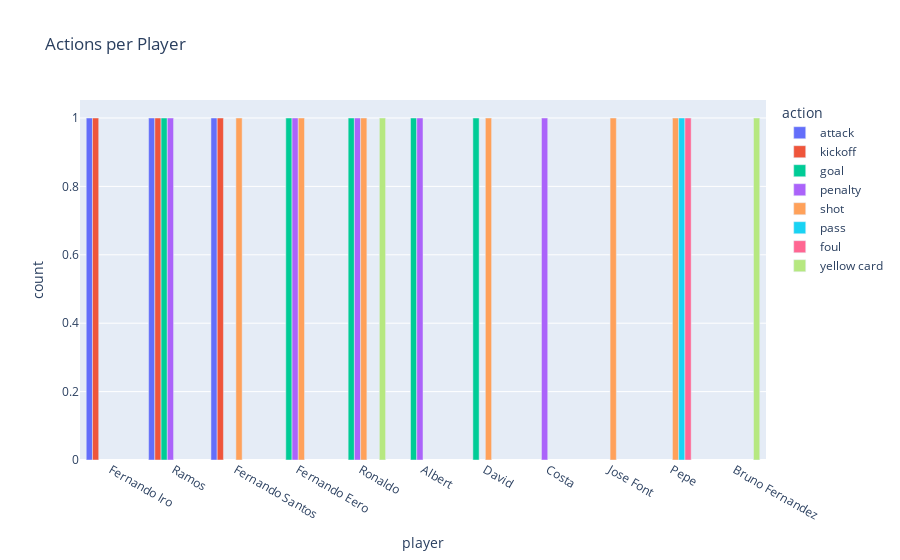

Notebook cell for this chart:
### Code cell
import plotly.express as px

# Count actions per player
action_counts = {}
for event in events:
    player = event['player']
    action = event['action']
    if player not in action_counts:
        action_counts[player] = {}
    if action not in action_counts[player]:
        action_counts[player][action] = 0
    action_counts[player][action] += 1

# Prepare data for Plotly
data = []
for player, actions in action_counts.items():
    for action, count in actions.items():
      data.append({'player': player, 'action': action, 'count': count})

df = px.data.tips()
fig = px.bar(data, x='player', y='count', color='action', barmode='group', title='Actions per Player')

fig.show()

### Figure 1 — Plotly figure (JSON) as saved in the notebook; plotly's stock layout.template omitted (floating-point values rounded to 4 significant figures)
{"data": [{"alignmentgroup": "True", "hovertemplate": "action=attack<br>player=%{x}<br>count=%{y}<extra></extra>", "legendgroup": "attack", "marker": {"color": "#636efa", "pattern": {"shape": ""}}, "name": "attack", "offsetgroup": "attack", "orientation": "v", "showlegend": true, "textposition": "auto", "type": "bar", "x": ["Fernando Iro", "Ramos", "Fernando Santos"], "xaxis": "x", "y": [1, 1, 1], "yaxis": "y"}, {"alignmentgroup": "True", "hovertemplate": "action=kickoff<br>player=%{x}<br>count=%{y}<extra></extra>", "legendgroup": "kickoff", "marker": {"color": "#EF553B", "pattern": {"shape": ""}}, "name": "kickoff", "offsetgroup": "kickoff", "orientation": "v", "showlegend": true, "textposition": "auto", "type": "bar", "x": ["Fernando Iro", "Ramos", "Fernando Santos"], "xaxis": "x", "y": [1, 1, 1], "yaxis": "y"}, {"alignmentgroup": "True", "hovertemplate": "action=goal<br>player=%{x}<br>count=%{y}<extra></extra>", "legendgroup": "goal", "marker": {"color": "#00cc96", "pattern": {"shape": ""}}, "name": "goal", "offsetgroup": "goal", "orientation": "v", "showlegend": true, "textposition": "auto", "type": "bar", "x": ["Ramos", "Fernando Eero", "Ronaldo", "Albert", "David"], "xaxis": "x", "y": [1, 1, 1, 1, 1], "yaxis": "y"}, {"alignmentgroup": "True", "hovertemplate": "action=penalty<br>player=%{x}<br>count=%{y}<extra></extra>", "legendgroup": "penalty", "marker": {"color": "#ab63fa", "pattern": {"shape": ""}}, "name": "penalty", "offsetgroup": "penalty", "orientation": "v", "showlegend": true, "textposition": "auto", "type": "bar", "x": ["Ramos", "Fernando Eero", "Ronaldo", "Albert", "Costa"], "xaxis": "x", "y": [1, 1, 1, 1, 1], "yaxis": "y"}, {"alignmentgroup": "True", "hovertemplate": "action=shot<br>player=%{x}<br>count=%{y}<extra></extra>", "legendgroup": "shot", "marker": {"color": "#FFA15A", "pattern": {"shape": ""}}, "name": "shot", "offsetgroup": "shot", "orientation": "v", "showlegend": true, "textposition": "auto", "type": "bar", "x": ["Fernando Santos", "Jose Font", "Pepe", "Fernando Eero", "Ronaldo", "David"], "xaxis": "x", "y": [1, 1, 1, 1, 1, 1], "yaxis": "y"}, {"alignmentgroup": "True", "hovertemplate": "action=pass<br>player=%{x}<br>count=%{y}<extra></extra>", "legendgroup": "pass", "marker": {"color": "#19d3f3", "pattern": {"shape": ""}}, "name": "pass", "offsetgroup": "pass", "orientation": "v", "showlegend": true, "textposition": "auto", "type": "bar", "x": ["Pepe"], "xaxis": "x", "y": [1], "yaxis": "y"}, {"alignmentgroup": "True", "hovertemplate": "action=foul<br>player=%{x}<br>count=%{y}<extra></extra>", "legendgroup": "foul", "marker": {"color": "#FF6692", "pattern": {"shape": ""}}, "name": "foul", "offsetgroup": "foul", "orientation": "v", "showlegend": true, "textposition": "auto", "type": "bar", "x": ["Pepe"], "xaxis": "x", "y": [1], "yaxis": "y"}, {"alignmentgroup": "True", "hovertemplate": "action=yellow card<br>player=%{x}<br>count=%{y}<extra></extra>", "legendgroup": "yellow card", "marker": {"color": "#B6E880", "pattern": {"shape": ""}}, "name": "yellow card", "offsetgroup": "yellow card", "orientation": "v", "showlegend": true, "textposition": "auto", "type": "bar", "x": ["Ronaldo", "Bruno Fernandez"], "xaxis": "x", "y": [1, 1], "yaxis": "y"}], "layout": {"barmode": "group", "legend": {"title": {"text": "action"}, "tracegroupgap": 0}, "title": {"text": "Actions per Player"}, "xaxis": {"anchor": "y", "domain": [0, 1], "title": {"text": "player"}}, "yaxis": {"anchor": "x", "domain": [0, 1], "title": {"text": "count"}}}}
